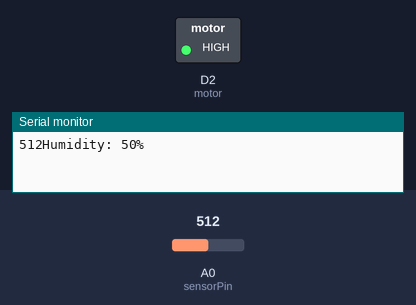
Bench run of a sketch on a simulated ESP8266 (NodeMCU). On the bench: switched loads named in the sketch (green lamp = pin HIGH), the last lines printed to the serial monitor. The inputs (shaded band) are chosen by the test bench; at power-on: A0 (sensorPin) = 512. WiFi joins after 1.5 s; servers stay silent unless stated.

Above: at 3.0 s.
3.1 s: A0 (sensorPin) set to 740
9.1 s: A0 (sensorPin) set to 775
At 13.2 s:
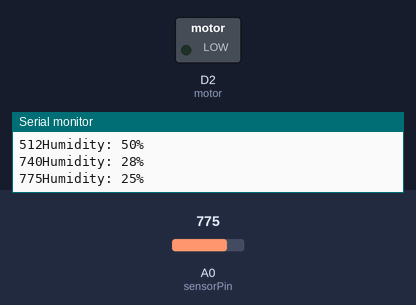
15.1 s: A0 (sensorPin) set to 716
At 18.2 s:
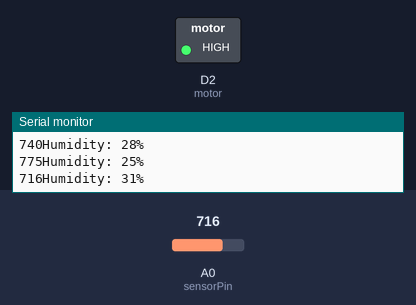
21.1 s: A0 (sensorPin) set to 900
At 22.1 s:
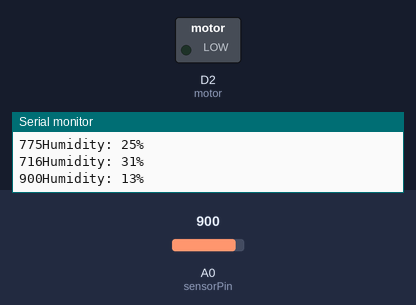
Timing chart, 0 to 24.1 s (numbered marks = the images above; inputs shaded):
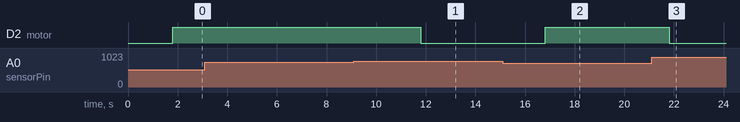

The sketch:

autowatering.ino
```cpp
#define BLYNK_PRINT Serial


#include <ESP8266WiFi.h>
#include <BlynkSimpleEsp8266.h>

#define motor D2
// You should get Auth Token in the Blynk App.
// Go to the Project Settings (nut icon).
char auth[] = "GZMPhm1lhqTGoXZ-AV2ZPj_RYonKohJT";

// Your WiFi credentials.
// Set password to "" for open networks.
char ssid[] = "TP-LINK_CF0DC6";
char pass[] = "88888888";
const int sensorPin= A0;
int value = 0;
BLYNK_WRITE_DEFAULT()
{
  int pin=request.pin;      //取得虛擬腳位
  value=param.asInt();  //取得參數值
  Serial.print(value);
}

void setup()
{
  // Debug console
  Serial.begin(9600);
  Blynk.begin(auth, ssid, pass);
  pinMode(motor,OUTPUT);
  pinMode(motor, OUTPUT);
  pinMode(sensorPin,INPUT);
}

void loop()
{
  int moist;
  moist = analogRead(sensorPin);
  Serial.print(moist);
  moist = moist*100/1024;
  moist =100-moist;
  //代表數字越小越乾
  Serial.print("Humidity: ");
  Serial.print(moist);
  Serial.println("%");
  Blynk.virtualWrite(V2,moist);

  // 乾燥程度<27時，澆花
  if (moist < 27 || value == 1)
  {

    digitalWrite(motor, LOW);
    if(value ==0)
    {
      delay(5000);
    }
  }
  else
  {
      digitalWrite(motor,HIGH);
      delay(5000);
  }
  Blynk.run();
}
```

Measured:
- the behaviour switches between 757 and 758 on A0 (sensorPin) (found by bisection; images 0 and 1)
- after the input at 9.1 s, D2 (motor): HIGH → LOW after 2.7 s
- after the input at 15.1 s, D2 (motor): LOW → HIGH after 1.7 s
- after the input at 21.1 s, D2 (motor): HIGH → LOW after 0.71 s
